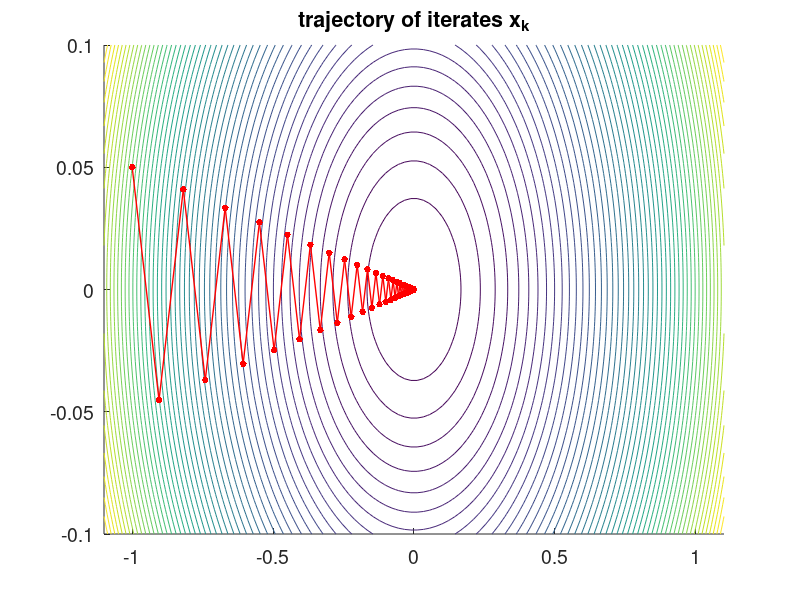

This figure's MATLAB source:
gamma = 0.05;
f = @(x) 0.5*(gamma*x(1)^2 + x(2)^2); %define f(x)
grad = @(x) [gamma*x(1);x(2)];        %define grad f(x)

A = [gamma/2, 0; 0, 1/2];
x = [-1;0.05];  %initial point x0
cost = f(x);    %initialize cost array
xar = x;        %initialize array of iterates (for plotting)
for k=1:100
    if norm(grad(x)) < 1e-16
     break;
    end
    d = -grad(x); %steepest descent
    t = -(d'*grad(x))/(2*d'*A*d);  %%%%%%%%%%%%% EXPLAIN like in class ex
    x = x + t*d;
    cost = [cost,f(x)];
    xar = [xar,x];
end

% plot trajectory of iterates
figure(1);cla;
[X,Y] = meshgrid(linspace(-1.1,1.1,100),linspace(-0.1,0.1,100));
Z = zeros(size(X));
for i=1:length(X(:))
    Z(i) = f([X(i),Y(i)]);
end
hold on
contour(X,Y,Z,50);
plot(xar(1,:),xar(2,:),'.-r','markersize',15,'linewidth',1);
hold off;
set(gca,'fontsize',14);
title('trajectory of iterates x_k');